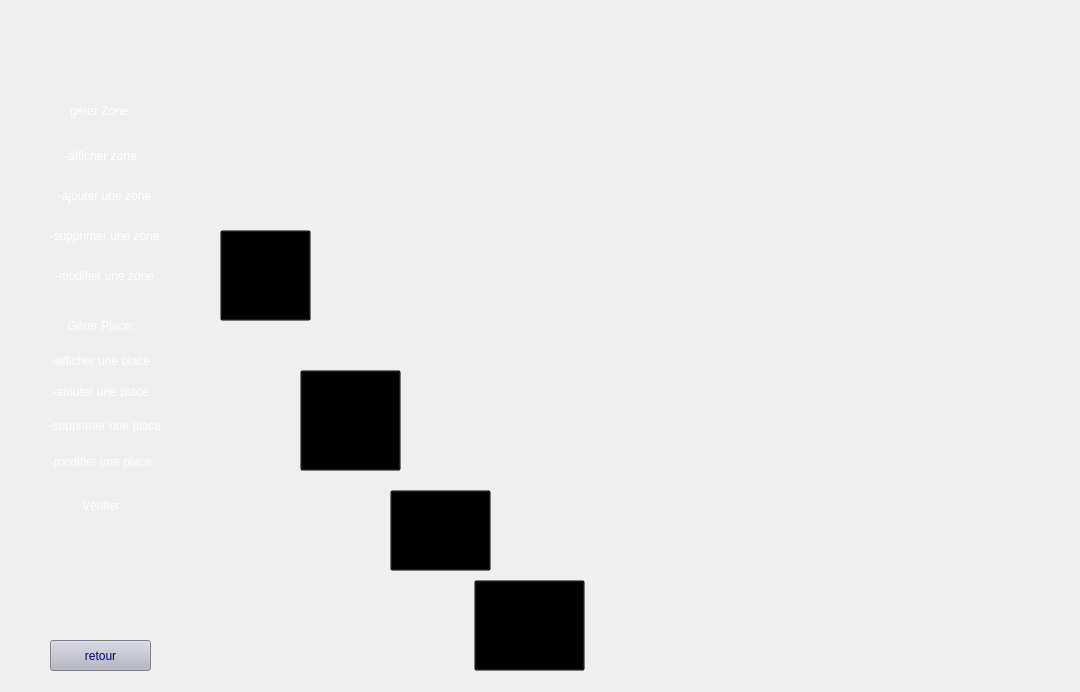
      <widget class="QWidget" name="page">
       <widget class="QPushButton" name="pushButton">
        <property name="geometry">
         <rect>
          <x>50</x>
          <y>640</y>
          <width>101</width>
          <height>31</height>
         </rect>
        </property>
        <property name="styleSheet">
         <string notr="true">#pushButton{
	font: 18pt &quot;Bahnschrift&quot;;

	background-color: rgb(179, 179, 193);
	
	
	
	color: rgb(0, 0, 127);
	
;}


#pushButton:hover{
;

	color: rgb(255, 255, 255);
	background-color: rgb(4, 44, 89);
	}</string>
        </property>
        <property name="text">
         <string>retour</string>
        </property>
       </widget>
       <widget class="QPushButton" name="pushButton_supprimer">
        <property name="geometry">
         <rect>
          <x>390</x>
          <y>490</y>
          <width>101</width>
          <height>81</height>
         </rect>
        </property>
        <property name="styleSheet">
         <string notr="true">background-color: transparent;</string>
        </property>
        <property name="text">
         <string/>
        </property>
       </widget>
       <widget class="QPushButton" name="pushButton_modifier">
        <property name="geometry">
         <rect>
          <x>474</x>
          <y>580</y>
          <width>111</width>
          <height>91</height>
         </rect>
        </property>
        <property name="styleSheet">
         <string notr="true">background-color: transparent;</string>
        </property>
        <property name="text">
         <string/>
        </property>
       </widget>
       <widget class="QPushButton" name="pushButton_ajouter">
        <property name="geometry">
         <rect>
          <x>300</x>
          <y>370</y>
          <width>101</width>
          <height>101</height>
         </rect>
        </property>
        <property name="styleSheet">
         <string notr="true">background-color: transparent;</string>
        </property>
        <property name="text">
         <string/>
        </property>
       </widget>
       <widget class="QPushButton" name="pushButton_afficher">
        <property name="geometry">
         <rect>
          <x>220</x>
          <y>230</y>
          <width>91</width>
          <height>91</height>
         </rect>
        </property>
        <property name="styleSheet">
         <string notr="true">background-color: transparent;</string>
        </property>
        <property name="text">
         <string/>
        </property>
       </widget>
       <widget class="QLabel" name="label_5">
        <property name="geometry">
         <rect>
          <x>10</x>
          <y>2</y>
          <width>1061</width>
          <height>681</height>
         </rect>
        </property>
        <property name="styleSheet">
         <string notr="true">background-image: url(:/1.png);</string>
        </property>
        <property name="text">
         <string/>
        </property>
       </widget>
       <widget class="QPushButton" name="aj">
        <property name="geometry">
         <rect>
          <x>24</x>
          <y>180</y>
          <width>161</width>
          <height>31</height>
         </rect>
        </property>
        <property name="styleSheet">
         <string notr="true">#aj { 
font: 63 8pt &quot;Yu Gothic UI Semibold&quot;;
background-color: transparent;
border-style: outset;
	color: rgb(255, 255, 255);
border-radius: 10px;
border-color: blue;
min-width: 10em;
padding: 6px;
}
#aj:hover:!pressed {
background-color: rgb(3, 38, 77);
border-style: inset;
}</string>
        </property>
        <property name="text">
         <string>-ajouter une zone</string>
        </property>
       </widget>
       <widget class="QPushButton" name="aff">
        <property name="geometry">
         <rect>
          <x>20</x>
          <y>140</y>
          <width>161</width>
          <height>31</height>
         </rect>
        </property>
        <property name="styleSheet">
         <string notr="true">#aff { 
font: 63 8pt &quot;Yu Gothic UI Semibold&quot;;
background-color: transparent;
border-style: outset;
	color: rgb(255, 255, 255);
border-radius: 10px;
border-color: blue;
min-width: 10em;
padding: 6px;
}
#aff:hover:!pressed {
background-color: rgb(3, 38, 77);
border-style: inset;
}</string>
        </property>
        <property name="text">
         <string>-afficher zone</string>
        </property>
       </widget>
       <widget class="QPushButton" name="mod">
        <property name="geometry">
         <rect>
          <x>24</x>
          <y>260</y>
          <width>161</width>
          <height>31</height>
         </rect>
        </property>
        <property name="styleSheet">
         <string notr="true">#mod { 
font: 63 8pt &quot;Yu Gothic UI Semibold&quot;;
background-color: transparent;
border-style: outset;
	color: rgb(255, 255, 255);
border-radius: 10px;
border-color: blue;
min-width: 10em;
padding: 6px;
}
#mod:hover:!pressed {
background-color: rgb(3, 38, 77);
border-style: inset;
}</string>
        </property>
        <property name="text">
         <string>-modifier une zone</string>
        </property>
       </widget>
       <widget class="QPushButton" name="supp">
        <property name="geometry">
         <rect>
          <x>24</x>
          <y>220</y>
          <width>161</width>
          <height>31</height>
         </rect>
        </property>
        <property name="styleSheet">
         <string notr="true">#supp { 
font: 63 8pt &quot;Yu Gothic UI Semibold&quot;;
background-color: transparent;
border-style: outset;
	color: rgb(255, 255, 255);
border-radius: 10px;
border-color: blue;
min-width: 10em;
padding: 6px;
}
#supp:hover:!pressed {
background-color: rgb(3, 38, 77);
border-style: inset;
}</string>
        </property>
        <property name="text">
         <string>-supprimer une zone</string>
        </property>
       </widget>
       <widget class="QPushButton" name="gerz">
        <property name="geometry">
         <rect>
          <x>10</x>
          <y>90</y>
          <width>182</width>
          <height>41</height>
         </rect>
        </property>
        <property name="styleSheet">
         <string notr="true">#gerz{ 
font: 63 10pt &quot;Yu Gothic UI Semibold&quot;;
background-color: transparent;
border-style: outset;
	color: rgb(255, 255, 255);
border-radius: 10px;
border-color: blue;
min-width: 10em;
padding: 6px;
}
#gerz:hover:!pressed {
background-color: rgb(3, 38, 77);
border-style: inset;
}</string>
        </property>
        <property name="text">
         <string>gérer Zone:</string>
        </property>
       </widget>
       <widget class="QPushButton" name="gerp">
        <property name="geometry">
         <rect>
          <x>10</x>
          <y>310</y>
          <width>182</width>
          <height>31</height>
         </rect>
        </property>
        <property name="styleSheet">
         <string notr="true">#gerp{ 
font: 63 10pt &quot;Yu Gothic UI Semibold&quot;;
background-color: transparent;
border-style: outset;
	color: rgb(255, 255, 255);
border-radius: 10px;
border-color: blue;
min-width: 10em;
padding: 6px;
}
#gerp:hover:!pressed {
background-color: rgb(3, 38, 77);
border-style: inset;
}</string>
        </property>
        <property name="text">
         <string>Gérer Place:</string>
        </property>
       </widget>
       <widget class="QPushButton" name="affp">
        <property name="geometry">
         <rect>
          <x>30</x>
          <y>350</y>
          <width>142</width>
          <height>21</height>
         </rect>
        </property>
        <property name="styleSheet">
         <string notr="true">#affp { 
font: 63 8pt &quot;Yu Gothic UI Semibold&quot;;
background-color: transparent;
border-style: outset;
	color: rgb(255, 255, 255);
border-radius: 10px;
border-color: blue;
min-width: 10em;
padding: 6px;
}
#affp:hover:!pressed {
background-color: rgb(3, 38, 77);
border-style: inset;
}</string>
        </property>
        <property name="text">
         <string>-afficher une place</string>
        </property>
       </widget>
       <widget class="QPushButton" name="ajjp">
        <property name="geometry">
         <rect>
          <x>30</x>
          <y>380</y>
          <width>142</width>
          <height>23</height>
         </rect>
        </property>
        <property name="styleSheet">
         <string notr="true">#ajjp { 
font: 63 8pt &quot;Yu Gothic UI Semibold&quot;;
background-color: transparent;
border-style: outset;
	color: rgb(255, 255, 255);
border-radius: 10px;
border-color: blue;
min-width: 10em;
padding: 6px;
}
#ajjp:hover:!pressed {
background-color: rgb(3, 38, 77);
border-style: inset;
}</string>
        </property>
        <property name="text">
         <string>-ajouter une place</string>
        </property>
       </widget>
       <widget class="QPushButton" name="suppp">
        <property name="geometry">
         <rect>
          <x>34</x>
          <y>410</y>
          <width>142</width>
          <height>31</height>
         </rect>
        </property>
        <property name="styleSheet">
         <string notr="true">#suppp { 
font: 63 8pt &quot;Yu Gothic UI Semibold&quot;;
background-color: transparent;
border-style: outset;
	color: rgb(255, 255, 255);
border-radius: 10px;
border-color: blue;
min-width: 10em;
padding: 6px;
}
#suppp:hover:!pressed {
background-color: rgb(3, 38, 77);
border-style: inset;
}</string>
        </property>
        <property name="text">
         <string>-supprimer une place</string>
        </property>
       </widget>
       <widget class="QPushButton" name="moddp">
        <property name="geometry">
         <rect>
          <x>30</x>
          <y>450</y>
          <width>142</width>
          <height>23</height>
         </rect>
        </property>
        <property name="styleSheet">
         <string notr="true">#moddp { 
font: 63 8pt &quot;Yu Gothic UI Semibold&quot;;
background-color: transparent;
border-style: outset;
	color: rgb(255, 255, 255);
border-radius: 10px;
border-color: blue;
min-width: 10em;
padding: 6px;
}
#moddp:hover:!pressed {
background-color: rgb(3, 38, 77);
border-style: inset;
}</string>
        </property>
        <property name="text">
         <string>-modifier une place</string>
        </property>
       </widget>
       <widget class="QPushButton" name="verifier_2">
        <property name="geometry">
         <rect>
          <x>10</x>
          <y>490</y>
          <width>182</width>
          <height>31</height>
         </rect>
        </property>
        <property name="styleSheet">
         <string notr="true">#verifier_2{ 
font: 63 10pt &quot;Yu Gothic UI Semibold&quot;;
background-color: transparent;
border-style: outset;
	color: rgb(255, 255, 255);
border-radius: 10px;
border-color: blue;
min-width: 10em;
padding: 6px;
}
#verifier_2:hover:!pressed {
background-color: rgb(3, 38, 77);
border-style: inset;
}</string>
        </property>
        <property name="text">
         <string>Vérifier</string>
        </property>
       </widget>
       <zorder>label_5</zorder>
       <zorder>pushButton_supprimer</zorder>
       <zorder>pushButton_modifier</zorder>
       <zorder>pushButton_ajouter</zorder>
       <zorder>pushButton_afficher</zorder>
       <zorder>pushButton</zorder>
       <zorder>aj</zorder>
       <zorder>aff</zorder>
       <zorder>mod</zorder>
       <zorder>supp</zorder>
       <zorder>gerz</zorder>
       <zorder>gerp</zorder>
       <zorder>affp</zorder>
       <zorder>ajjp</zorder>
       <zorder>suppp</zorder>
       <zorder>moddp</zorder>
       <zorder>verifier_2</zorder>
      </widget>
